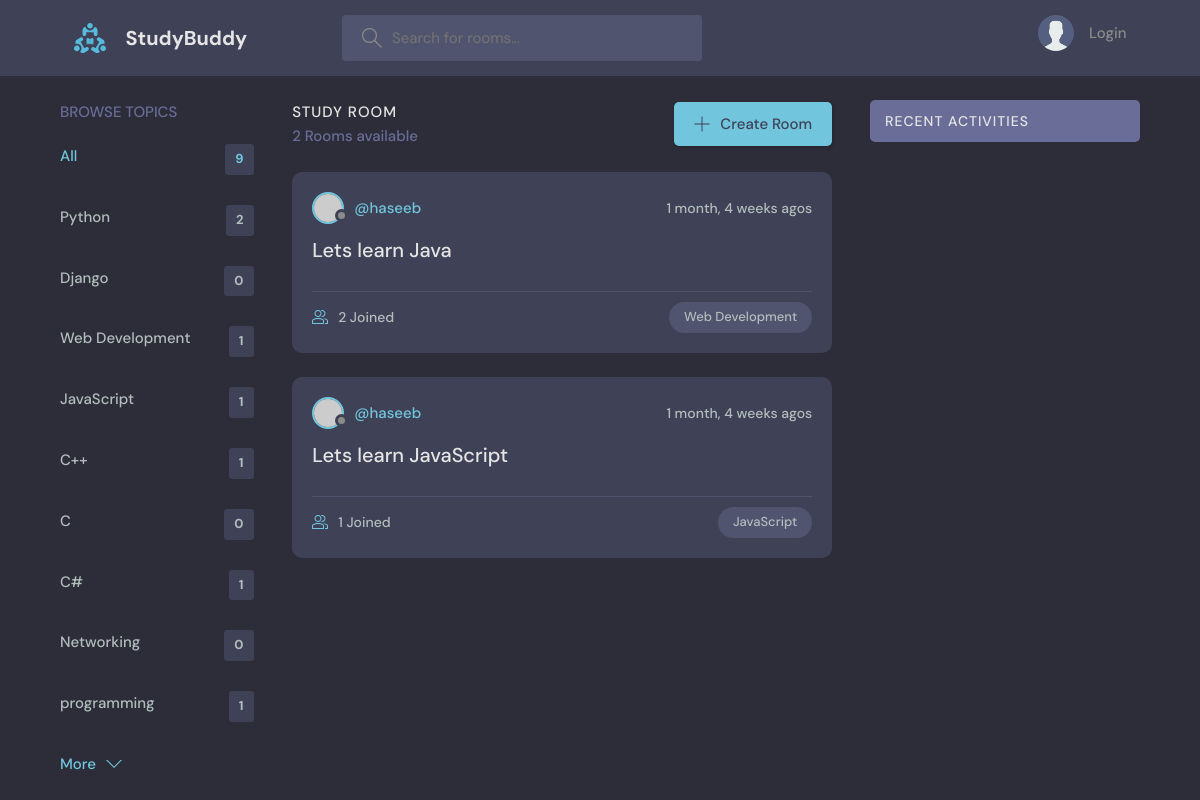
Screenshot of /?q=Django with the database file from the repository.
### base/models.py (models this page shows, shortened)
class Topic(models.Model):
    name = models.CharField(max_length=100)

class Room(models.Model):
    host =  models.ForeignKey(User, on_delete=models.SET_NULL, null = True)
    topic =  models.ForeignKey(Topic, on_delete=models.SET_NULL, null = True)
    name = models.CharField(max_length=100)
    description = models.TextField(null=True, blank=True)
    participants = models.ManyToManyField(
        User, related_name='participants', blank=True
    )
    updated = models.DateTimeField(auto_now=True)
    created = models.DateTimeField(auto_now_add=True)
    class Meta:
        ordering = ['-updated', '-created']

### base/views.py (the view)
# urls.py: path('',views.Home, name="Home"),
def Home(request):
    q = request.GET.get('q') if request.GET.get('q') != None else ''
    rooms = Room.objects.filter(
        Q(topic__name__icontains=q) |
        Q(name__icontains=q) |
        Q(description__icontains=q)
        )
    topics = Topic.objects.all()
    room_count = rooms.count()
    room_messages = Message.objects.filter(Q(room__topic__name__icontains=q))
    context = {'rooms': rooms, 'topics': topics, 'room_count':room_count, 'room_messages':room_messages}
    return render(request, 'base/home.html', context)

### base/templates/base/home.html (shortened to what this page needs)
{% extends 'main.html' %}
{% block content %}
    <main class="layout layout--3">
      <div class="container">
        {% include 'base/topics_component.html' %}
        <div class="roomList">
          <div class="roomList__header">
            <div>
              <h2>Study Room</h2>
              <p>{{room_count}} Rooms available</p>
            </div>
            <a class="btn btn--main" href="{% url 'room-create' %}">
              <svg version="1.1" xmlns="http://www.w3.org/2000/svg" width="32" height="32" viewBox="0 0 32 32">
                <title>add</title>
                <path
                  d="M16.943 0.943h-1.885v14.115h-14.115v1.885h14.115v14.115h1.885v-14.115h14.115v-1.885h-14.115v-14.115z"
                ></path>
              </svg>
              Create Room
            </a>
          </div>
          {% include 'base/feed_component.html' %}
        </div>
        {% include 'base/activity_component.html' %}
      </div>
    </main>
{% endblock %}

### base/templates/base/topics_component.html
<div class="topics">
    <div class="topics__header">
      <h2>Browse Topics</h2>
    </div>
    <ul class="topics__list">
      <li>
        <a href="{% url 'Home' %}" class="active">All <span>{{topics.count}}</span></a>
      </li>
      {% for topic in topics %}
      <li>
        <a href="{% url 'Home' %}?q={{topic.name}}">{{topic.name}} <span>{{topic.room_set.all.count}}</span></a>
      </li>
      {% endfor %}
    <a class="btn btn--link" href="topics.html">
      More
      <svg version="1.1" xmlns="http://www.w3.org/2000/svg" width="32" height="32" viewBox="0 0 32 32">
        <title>chevron-down</title>
        <path d="M16 21l-13-13h-3l16 16 16-16h-3l-13 13z"></path>
      </svg>
    </a>
  </div>

### base/templates/base/feed_component.html (shortened to what this page needs)
{% for room in rooms %}
<div class="roomListRoom">
    <div class="roomListRoom__header">
      <a href="{% url 'user-profile' room.host.id %}" class="roomListRoom__author">
        <div class="avatar avatar--small">
          <img src="https://randomuser.me/api/portraits/women/11.jpg" />
        </div>
        <span>@{{room.host.username}}</span>
      </a>
      <div class="roomListRoom__actions">
        <span>{{room.created|timesince}} agos</span>
      </div>
    </div>
    <div class="roomListRoom__content">
      <a href="{% url 'Room' room.id  %}">{{room.name}}</a>
    </div>
    <div class="roomListRoom__meta">
      <a href="{% url 'Room' room.id  %}" class="roomListRoom__joined">
        {{room.participants.all.count}} Joined
      </a>
      <p class="roomListRoom__topic">{{room.topic.name}}</p>
    </div>
  </div>
{% endfor %}

### static/styles/style.css (style rules this page uses)
:root { --color-main: #71c6dd; --color-main-light: #e1f6fb; --color-dark: #3f4156; --color-dark-medium: #51546e; --color-dark-light: #696d97; --color-light: #e5e5e5; --color-gray: #8b8b8b; --color-light-gray: #b2bdbd; --color-bg: #2d2d39; --color-success: #5dd693; --color-error: #fc4b0b; }
* { font-family: "DM Sans", -apple-system, BlinkMacSystemFont, "Segoe UI", Roboto, Oxygen, Ubuntu, Cantarell, "Open Sans", "Helvetica Neue", sans-serif; margin: 0; padding: 0; box-sizing: border-box; text-rendering: optimizeLegibility; font-size: inherit; }
html { font-size: 56.25%; }
@media only screen and (min-width: 1200px) { html { font-size: 62.5%; } }
body { line-height: 1.6; font-weight: 400; font-size: 1.5rem; color: var(--color-light-gray); background-color: var(--color-bg); min-height: 100vh; }
img { width: 100%; }
a { display: inline-block; color: var(--color-main); text-decoration: none; }
.container { max-width: 120rem; width: 90%; margin: auto; }
.btn { background-color: transparent; border: none; display: inline-flex; align-items: center; gap: 1rem; cursor: pointer; transition: all ease-in-out 0.3s; padding: 1rem 2rem; border-radius: 5px; box-shadow: 1px 1px 3px 1px rgba(0, 0, 0, 0.15); font-weight: 500; }
.btn--link { border-radius: 0; padding: 0; color: var(--color-main); box-shadow: none; }
.btn--main { background-color: var(--color-main); color: var(--color-dark); }
.btn > svg { fill: currentColor; width: 1.6rem; height: 1.6rem; }
.avatar { position: relative; display: inline-block; border-radius: 50%; border: 2px solid var(--color-main); }
.avatar img { display: block; border-radius: 50%; object-fit: cover; object-position: center; }
.avatar::after { content: ""; display: block; position: absolute; background-color: var(--color-gray); z-index: 111; border-radius: 50%; border: 0.3rem solid var(--color-dark); }
.avatar.avatar--small img { width: 2.8rem; height: 2.8rem; }
.avatar.avatar--small:after { width: 0.7rem; height: 0.7rem; bottom: 0px; right: -6px; }
.layout { margin-top: 2.4rem; }
.layout > .container { display: flex; justify-content: space-between; align-items: flex-start; }
.layout--3 > .container > div:first-child { flex-basis: 18%; max-width: 22.5rem; }
.layout--3 > .container > div:nth-child(2) { flex-basis: 50%; }
.topics__header { margin-bottom: 2rem; }
.topics__header h2 { text-transform: uppercase; font-weight: 500; color: var(--color-dark-light); }
.topics__list { list-style: none; }
.topics__list li a { display: flex; justify-content: space-between; margin-bottom: 3rem; font-weight: 500; color: var(--color-light-gray); transition: all 0.3s ease-in-out; }
.topics__list li a.active, .topics__list li a:hover { color: var(--color-main); }
.topics__list li a span { padding: 0.5rem 1rem; background-color: var(--color-dark); border-radius: 3px; font-size: 1.3rem; font-weight: 700; letter-spacing: 1px; }
.roomList__header { display: flex; justify-content: space-between; align-items: center; margin-bottom: 2.4rem; }
.roomList__header h2 { text-transform: uppercase; font-weight: 500; color: var(--color-light); letter-spacing: 1px; }
.roomList__header p { font-weight: 500; color: var(--color-dark-light); }
.roomListRoom { margin-bottom: 2.4rem; background-color: var(--color-dark); border-radius: 1rem; padding: 2rem; }
.roomListRoom__header { display: flex; justify-content: space-between; align-items: center; }
.roomListRoom__author { font-weight: 500; display: flex; align-items: center; gap: 1rem; }
.roomListRoom__actions { display: flex; align-items: flex-start; gap: 1rem; position: relative; }
.roomListRoom__actions span { font-size: 1.4rem; font-weight: 500; }
.roomListRoom__content { margin: 1rem 0; }
.roomListRoom__content a { font-size: 2rem; font-weight: 500; margin-bottom: 1.5rem; color: var(--color-light); transition: all 0.3s ease-in-out; }
.roomListRoom__meta { border-top: 1px solid var(--color-dark-medium); padding-top: 1rem; display: flex; align-items: center; justify-content: space-between; }
.roomListRoom__joined { color: var(--color-light-gray); display: flex; align-items: center; gap: 1rem; font-size: 1.4rem; font-weight: 500; }
.roomListRoom__joined svg { fill: var(--color-main); width: 1.6rem; height: 1.6rem; }
.roomListRoom__topic { padding: 5px 1.5rem; background-color: var(--color-dark-medium); border-radius: 5rem; font-weight: 500; font-size: 1.3rem; }

### rows the page displays
Topic: name "Python", room_set.all.count "2"
Topic: name "Django", room_set.all.count "0"
Topic: name "Web Development", room_set.all.count "1"
Topic: name "JavaScript", room_set.all.count "1"
Topic: name "C++", room_set.all.count "1"
Topic: name "C", room_set.all.count "0"
Topic: name "C#", room_set.all.count "1"
Topic: name "Networking", room_set.all.count "0"
Topic: name "programming", room_set.all.count "1"
Room: host.username "haseeb", created "1 month, 4 weeks", name "Lets learn Java", participants.all.count "2", topic.name "Web Development"
Room: host.username "haseeb", created "1 month, 4 weeks", name "Lets learn JavaScript", participants.all.count "1", topic.name "JavaScript"

### other values shown
{{ topics.count }} "9"
{{ room_count }} "2"
